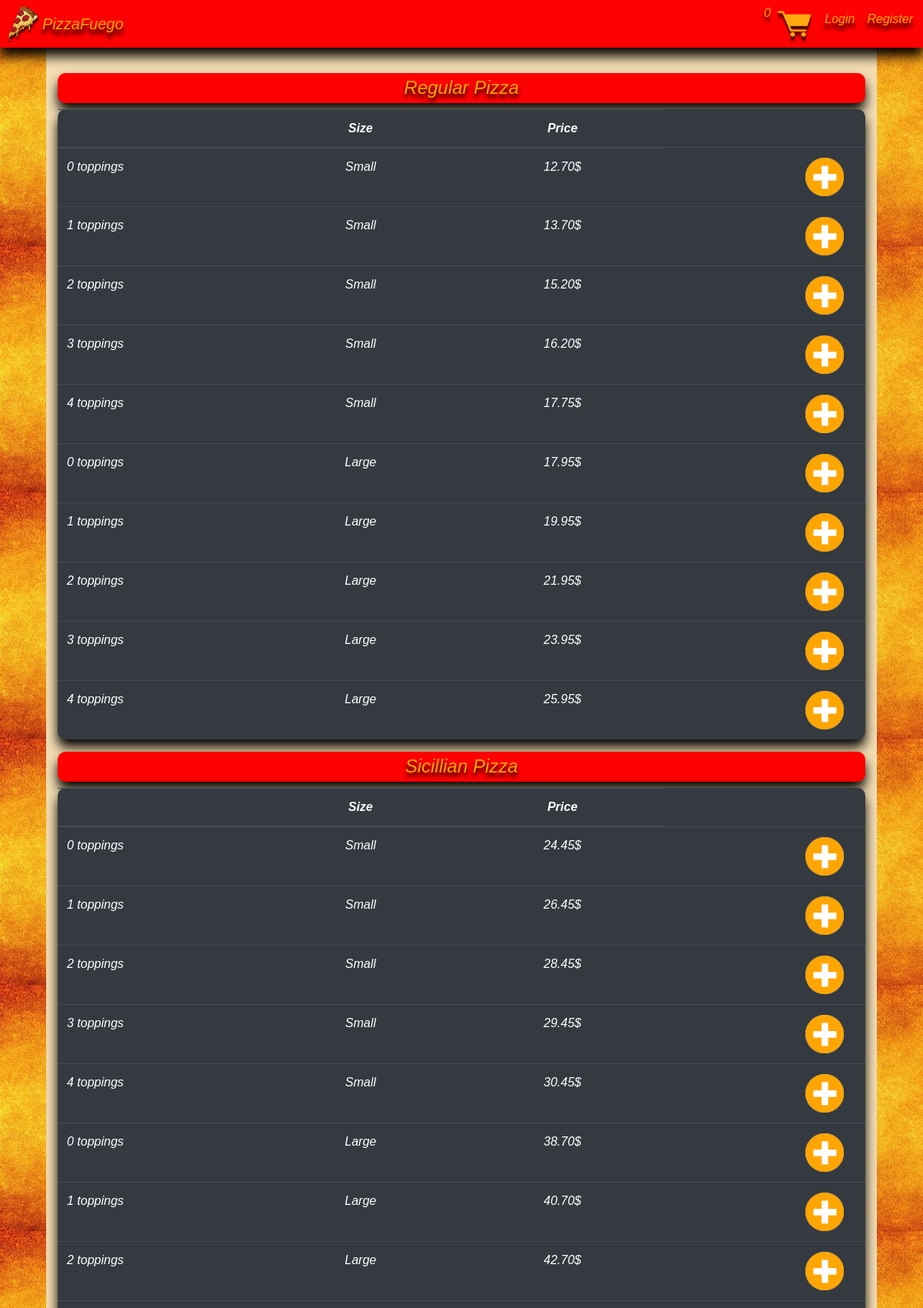
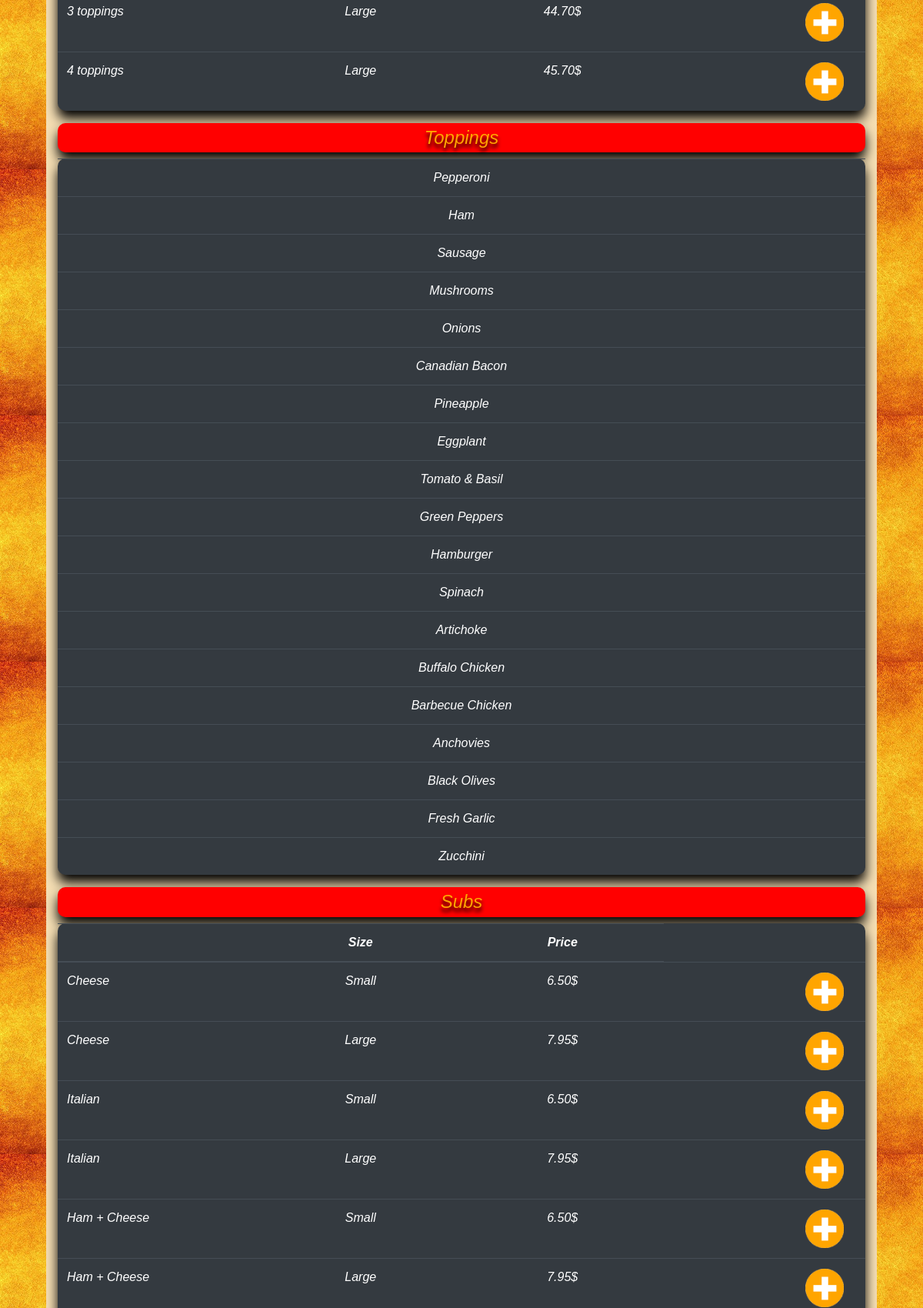
The page / (upper part) on the database its author committed (2 pictures, top to bottom).
### orders/models.py (models this page shows, shortened)
class RegularPizza(models.Model):
    size = models.CharField(null=False, blank=False, max_length=64)
    toppings = models.IntegerField()
    price = models.DecimalField(decimal_places=2, max_digits=5)

class SicilianPizza(models.Model):
    size = models.CharField(null=False, blank=False, max_length=64)
    toppings = models.IntegerField()
    price = models.DecimalField(decimal_places=2, max_digits=5)

class Topping(models.Model):
    name = models.CharField(max_length=64)
    def __str__(self):
        return f"{self.name}"

class Sub(models.Model):
    name = models.CharField(max_length=64)
    size = models.CharField(max_length=64)
    price = models.DecimalField(max_digits=5, decimal_places=2)

### orders/views.py (the view)
# urls.py: path("", views.index, name="index"),
def index(request):
    try:
        logged_in = request.session['username']
    except KeyError:
        logged_in = ""
    context = {
        "logged_in": logged_in,
        "regular_pizzas": RegularPizza.objects.all(),
        "sicillian_pizzas": SicilianPizza.objects.all().order_by("price"),
        "dinner_platters": DinnerPlatter.objects.all(),
        "subs": Sub.objects.all(),
        "toppings": Topping.objects.all(),
        "pastas": Pasta.objects.all(),
        "salads": Salad.objects.all()
    }
    return render(request, 'menu.html', context=context)

### orders/templates/menu.html (shortened to what this page needs)
{% extends "layout.html" %}
{% block body %}
        {% load static %}
        <h4 class="menuTitle">Regular Pizza</h4>
        <table class="table table-dark menuTable" data-title="Regular Pizza">
            <thead>
                <th></th>
                <th class="middleTD">Size</th>
                <th class="middleTD">Price</th>
            </thead>
            {% for pizza in regular_pizzas %}
            <tr>
                <td style="width: 25%">{{ pizza.toppings }} toppings</td>
                <td class="middleTD" style="width: 25%">{{ pizza.size }}</td>
                <td class="middleTD" style="width: 25%">{{ pizza.price }}$</td>
                <td class="btnTD" style="width: 25%">
                    <button class="plusBtn"><img src="{% static 'images/plus.png' %}" alt="" class="plusMinus"></button>
                </td>
            </tr>
            {% endfor %}
        </table>
        <h4 class="menuTitle">Sicillian Pizza</h4>
        <table class="table table-dark menuTable" data-title="Sicillian Pizza">
            <thead>
                <th></th>
                <th class="middleTD">Size</th>
                <th class="middleTD">Price</th>
            </thead>
        {% for pizza in sicillian_pizzas %}
            <tr>
                <td style="width: 25%">{{ pizza.toppings }} toppings</td>
                <td class="middleTD" style="width: 25%">{{ pizza.size }}</td>
                <td class="middleTD" style="width: 25%">{{ pizza.price }}$</td>
                <td class="btnTD" style="width: 25%">
                    <button class="plusBtn"><img src="{% static 'images/plus.png' %}" alt="" class="plusMinus"></button>
                </td>
            </tr>
        {% endfor %}
        </table>
        <h4 class="menuTitle">Toppings</h4>
        <table class="table table-dark menuTable" style="text-align: center;">
            {% for topping in toppings %}
            <tr>
                <td>{{ topping }}</td>
            </tr>
            {% endfor %}
        </table>
        <h4 class="menuTitle">Subs</h4>
        <table class="table table-dark menuTable" data-title="Sub">
            <thead>
                <th></th>
                <th class="middleTD">Size</th>
                <th class="middleTD">Price</th>
            </thead>
        {% for sub in subs %}
            <tr>
                <td style="width: 25%">{{ sub.name }}</td>
                <td class="middleTD" style="width: 25%">{{ sub.size }}</td>
                <td class="middleTD" style="width: 25%">{{ sub.price }}$</td>
                <td class="btnTD" style="width: 25%">
                    <button class="plusBtn"><img src="{% static 'images/plus.png' %}" alt="" class="plusMinus"></button>
                </td>
            </tr>
        {% endfor %}
        </table>
    </div>
{% endblock %}

### static/style/main.css (style rules this page uses)
.menuTitle { color: #ffa500; background-color: red; text-align: center; box-shadow: 0px 10px 15px black; border-radius: 10px; padding: 5px; text-shadow: 0px 5px 5px black; }
.menuTable { box-shadow: 0px 10px 15px black; border-radius: 10px; }
.plusMinus { width: 50px; height: 50px; margin-right: 10px; }
.btnTD { text-align: right; }
.middleTD { text-align: center; }
.plusBtn { background-color: #343a40; border: 0px; }

### rows shown on the page
RegularPizza: toppings "0", size "Small", price "12.70"
RegularPizza: toppings "1", size "Small", price "13.70"
RegularPizza: toppings "2", size "Small", price "15.20"
RegularPizza: toppings "3", size "Small", price "16.20"
RegularPizza: toppings "4", size "Small", price "17.75"
RegularPizza: toppings "0", size "Large", price "17.95"
RegularPizza: toppings "1", size "Large", price "19.95"
RegularPizza: toppings "2", size "Large", price "21.95"
RegularPizza: toppings "3", size "Large", price "23.95"
RegularPizza: toppings "4", size "Large", price "25.95"
SicilianPizza: toppings "0", size "Small", price "24.45"
SicilianPizza: toppings "1", size "Small", price "26.45"
SicilianPizza: toppings "2", size "Small", price "28.45"
SicilianPizza: toppings "3", size "Small", price "29.45"
SicilianPizza: toppings "4", size "Small", price "30.45"
SicilianPizza: toppings "0", size "Large", price "38.70"
SicilianPizza: toppings "1", size "Large", price "40.70"
SicilianPizza: toppings "2", size "Large", price "42.70"
SicilianPizza: toppings "3", size "Large", price "44.70"
SicilianPizza: toppings "4", size "Large", price "45.70"
Topping: name "Pepperoni"
Topping: name "Ham"
Topping: name "Sausage"
Topping: name "Mushrooms"
Topping: name "Onions"
Topping: name "Canadian Bacon"
Topping: name "Pineapple"
Topping: name "Eggplant"
Topping: name "Tomato & Basil"
Topping: name "Green Peppers"
Topping: name "Hamburger"
Topping: name "Spinach"
Topping: name "Artichoke"
Topping: name "Buffalo Chicken"
Topping: name "Barbecue Chicken"
Topping: name "Anchovies"
Topping: name "Black Olives"
Topping: name "Fresh Garlic"
Topping: name "Zucchini"
Sub: name "Cheese", size "Small", price "6.50"
Sub: name "Cheese", size "Large", price "7.95"
Sub: name "Italian", size "Small", price "6.50"
Sub: name "Italian", size "Large", price "7.95"
Sub: name "Ham + Cheese", size "Small", price "6.50"
Sub: name "Ham + Cheese", size "Large", price "7.95"
